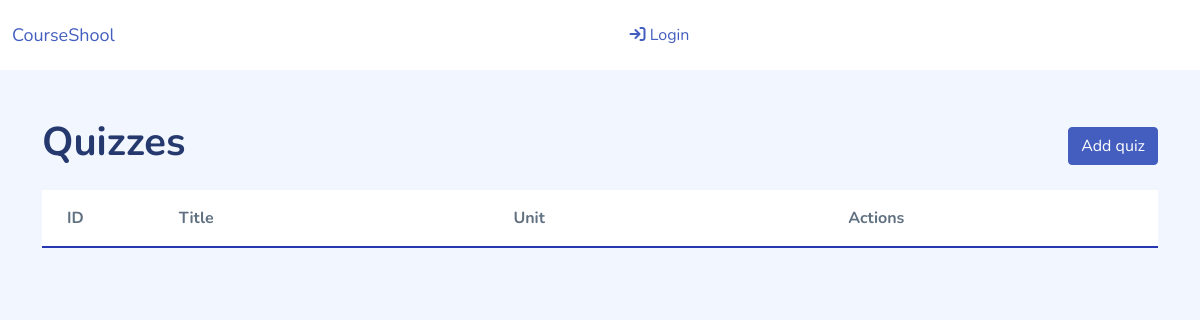
/myadmin/quizzes/, run on an earlier commit of the app's database.
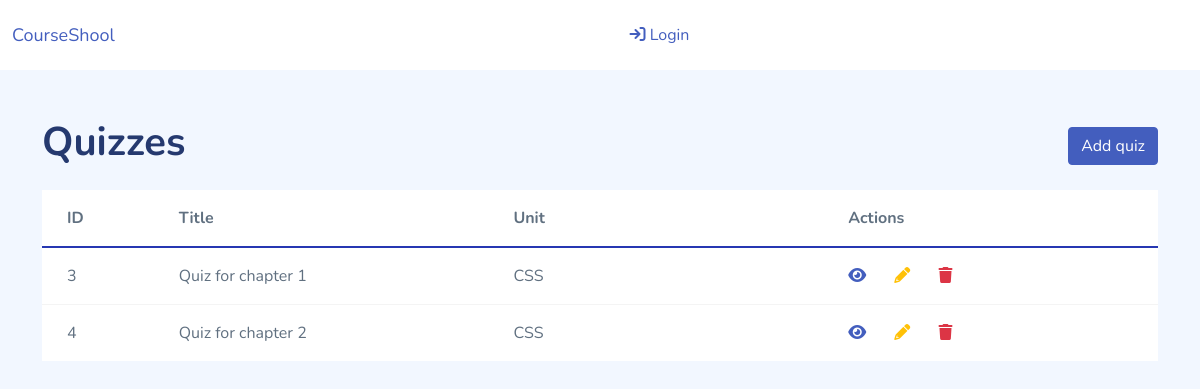
And on a later commit of the database.
### home/models.py (models this page shows, shortened)
class Quiz(models.Model):
    title = models.TextField(max_length=300, blank=True, null=True)
    unit = models.ForeignKey(Unit, on_delete=models.CASCADE)
    created_on = models.DateTimeField(auto_now_add=True)
    updated_on = models.DateTimeField(auto_now_add=True)

class Unit(models.Model):
    course = models.ForeignKey(Course, on_delete=models.CASCADE)
    title = models.CharField(max_length=3000)
    created_on = models.DateTimeField(auto_now_add=True)
    updated_on = models.DateTimeField(auto_now_add=True)
    image = CloudinaryField('image')

### myadmin/quizzes.py (the view)
# urls.py: path('quizzes/', quizzes.quizzes, name='admin-quizzes'),
def quizzes(request):
    context = {
        'quizzes': Quiz.objects.all(),
    }
    return render(request, template_name='admin/pages/quizzes/quizzes.html', context=context)

### templates/admin/pages/quizzes/quizzes.html (shortened to what this page needs)
{% extends './../../components/base.html' %}
{% block content %}
<div class="container py-5">
    <div class="d-flex align-items-center justify-content-between">
        <h1>Quizzes</h1>
        <a href="{% url 'admin-quizzes-add' %}" class="btn btn-small btn-primary">
            Add quiz
        </a>
    </div>
    <div class="mt-3">
        <div class="custom-table-holder">
            <table class="custom-table bg-white">
                <thead>
                    <tr>
                        <th class="custom-th-id">ID</th>
                        <th class="custom-th">Title</th>
                        <th class="custom-th">Unit</th>
                        <th class="custom-th">Actions</th>
                    </tr>
                </thead>
                <tbody>
                    {% for quiz in quizzes %}
                    <tr>
                        <td> {{quiz.id}} </td>
                        <td> {{quiz.title}} </td>
                        <td> {{quiz.unit.title}} </td>
                        <td>
                            <span class="me-4 action-icon"><i class="fas fa-eye text-primary"></i></span>
                            <a href="{% url 'admin-quizzes-update' pk=quiz.id %}">
                                <span class="me-4 action-icon">
                                    <i class="fas fa-pencil text-warning"></i>
                                </span>
                            </a>
                            <a href="{% url 'admin-quizzes-delete' pk=quiz.id %}">
                                <span class="me-4 action-icon">
                                    <i class="fas fa-trash text-danger"></i>
                                </span>
                            </a>
                        </td>
                    </tr>
                    {% endfor %}
                </tbody>
            </table>
        </div>
    </div>
</div>
{% endblock content %}

### templates/admin/components/base.html (shortened to what this page needs)
<!DOCTYPE html>
{% load static %}
<html lang="en">
<head>
    <link rel="stylesheet" href="{% static 'assets/css/bootstrap.css' %}" type="text/css">
    <link rel="stylesheet" href="{% static 'assets/vendors/iconly/bold.css' %}">
    <link rel="stylesheet" href="{% static 'assets/vendors/sweetalert2/sweetalert2.min.css' %}">
    <link rel="stylesheet" href="{% static 'assets/vendors/perfect-scrollbar/perfect-scrollbar.css' %}">
    <link rel="stylesheet" href="{% static '/assets/vendors/bootstrap-icons/bootstrap-icons.css' %}">
    <link rel="stylesheet" href="{% static '/assets/css/app.css' %}">
    <link rel="stylesheet" href="https://cdnjs.cloudflare.com/ajax/libs/font-awesome/6.0.0/css/all.min.css"
 />
</head>
<body>
    {% include './navbar.html' %}
    <div id="app">
        {% block content %}
        {% endblock content %}
    </div>
</body>
</html>

### templates/admin/components/navbar.html (shortened to what this page needs)
<nav class="navbar navbar-expand-lg navbar-white bg-white sticky-top">
    <div class="container-fluid">
        <a class="navbar-brand" href="{% url 'home' %}">CourseShool</a>
        <div class="collapse navbar-collapse bg-white" id="navbarSupportedContent">
            <ul class="navbar-nav m-auto p-4 p-md-0  mb-2 mb-lg-0">
                {% if user.is_authenticated %}
                <li class="nav-item p-0 p-xs-4">
                    <a class="nav-link active" aria-current="page" href="{% url 'dashboard' %}">
                        <span>
                            <i class="fas fa-tachometer-alt"></i>
                        </span>
                        <span>
                            Dashboard
                        </span>
                    </a>
                </li>
                <li class="nav-item ms-3">
                    <a class="nav-link" href="{% url 'admin-courses' %}">
                        <i class="fas fa-braille"></i>
                        <span class="ms-">
                            Courses
                        </span>
                    </a>
                </li>
                <li class="nav-item ms-3">
                    <a class="nav-link" href="{% url 'admin-units' %}">
                        <i class="fab fa-buromobelexperte"></i>
                        <span class="ms-">
                            Units
                        </span>
                    </a>
                </li>
                <li class="nav-item ms-3">
                    <a class="nav-link" href="{% url 'admin-quizzes' %}">
                        <span>
                            <i class="fab fa-question"></i>
                        </span>
                        <span class="">
                            Quizzes
                        </span>
                    </a>
                </li>
                <li class="nav-item">
                    <a class="nav-link" href="{% url 'home' %}">
                        <i class="fas fa-tachometer"></i>
                        <span class="ms-">
                            Go to User
                        </span>
                    </a>
                </li>
                <li class="nav-item">
                    <a class="nav-link" href="{% url 'logout' %}">
                        <i class="fas fa-sign-out"></i>
                        <span class="ms-">
                            Logout
                        </span>
                    </a>
                </li>
                {% else %}
                <li class="nav-item">
                    <a class="nav-link" href="{% url 'login' %}">
                        <i class="fas fa-sign-in"></i>
                        <span class="ms-">
                            Login
                        </span>
                    </a>
                </li>
                {% endif %}
            </ul>
        </div>
    </div>
</nav>

### static/assets/css/app.css (style rules this page uses)
.btn.btn-danger,.btn.btn-info,.btn.btn-primary,.btn.btn-secondary,.btn.btn-success,.btn.btn-warning { color:#fff }
.navbar { height:90px;padding:1.5rem }
a { text-decoration:none }

### templates/admin/components/base.html (style rules this page uses)
:root { --blue-color: #2637b2; --blue-shadow-color: #2636b24d; }
.navbar { height: 70px; padding: 0; }
.navbar-brand { font-size: 18px; }
.custom-table-holder { width: 100%; overflow-x: auto; }
.custom-table { border-collapse: collapse; min-width: 100%; }
.custom-th { min-width: 200px; }
.custom-table tr td, .custom-table tr th { padding: 16px 25px; }
.action-icon { cursor: pointer; }
.custom-table thead tr { border-bottom: 2px solid var(--blue-color); }
.custom-table tbody tr { border-bottom: 1px solid #aaaaaa20; }
.custom-table tbody tr:last-child { border-bottom: none; }

What changed in the data, as far as the page shows it:
added Quiz: id "3", title "Quiz for chapter 1", unit "CSS"
added Quiz: id "4", title "Quiz for chapter 2", unit "CSS"
